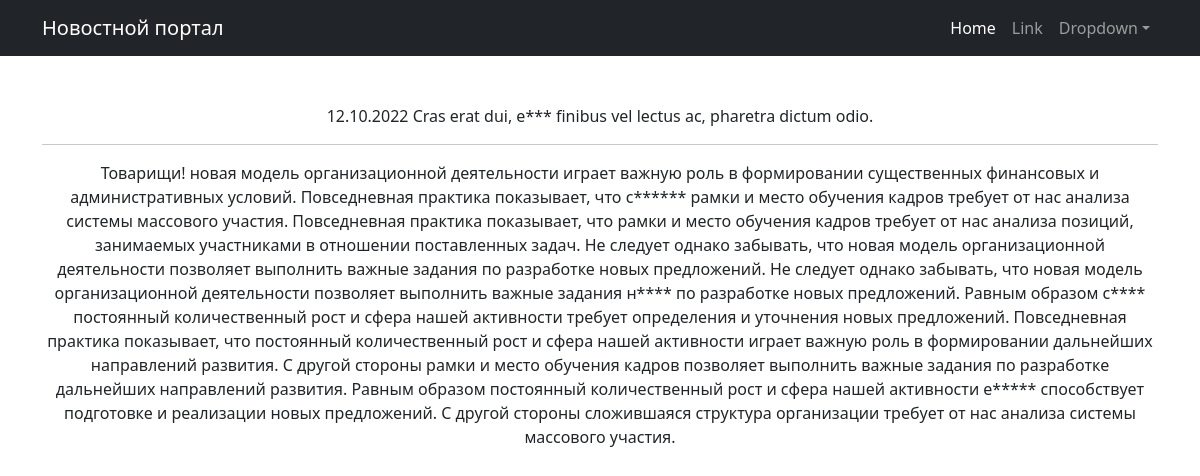
Page /8 on the committed database.
### news/models.py (models this page shows, shortened)
class Post(models.Model):
    article = "ARTS"
    news = "NEWS"
    TYPES = [
        (news, "Новость"),
        (article, "Статья"),
    ]
    preview_len = 124
    author = models.ForeignKey(Author, on_delete=models.CASCADE)
    type_post = models.CharField(max_length=4, choices=TYPES)
    title = models.CharField(max_length=255)
    content = models.TextField()
    rating = models.IntegerField(default=0)
    created_at = models.DateTimeField(auto_now_add=True)
    categories = models.ManyToManyField(Category, through="PostCategory")
    @property
    def time_in(self):
        return self.created_at.strftime("%d.%m.%Y")

### news/views.py (the view)
# urls.py: path("<int:id>", PostDetail.as_view(), name="post_detail"),
class PostDetail(DetailView):
    model = Post
    template_name = "post_detail.html"
    pk_url_kwarg = "id"
    context_object_name = "post"

### news/templatetags/custom_filters.py (called while the page is built)
@register.filter()
def censor(value: str) -> str:
    return cens.cencor(value)

    def cencor(self, content: str) -> str:
        raw_words = content.split()
        words = [word for word in content.translate(str.maketrans("", "", string.punctuation)).split()]
        for i, word in enumerate(words):
            if word in self.__mat:
                raw_word = raw_words[i]
                last_symbol = raw_word[-1]
                if last_symbol.isalpha():
                    raw_words[i] = self.__replace(raw_word)
                else:
                    raw_words[i] = "{0}{1}".format(self.__replace(raw_word[:-1]), last_symbol)
        return " ".join(raw_words)

    def __replace(self, word: str) -> str:
        return "{0}{1}".format(word[0], "*" * (len(word) - 1))

### templates/post_detail.html (shortened to what this page needs)
{% extends 'flatpages/default.html' %}
{% load custom_filters %}
{% block content %}
{{ post.time_in }}
{{ post.title|censor }}
<hr>
{{ post.content|censor }}
{% endblock content %}

### rows in the picture
Post: time_in "12.10.2022", title|censor "Cras erat dui, е*** finibus vel lectus ac, pharetra dictum odio.", content|censor "Товарищи! новая модель организационной деятельности играет важную роль в формировании существенных финансовых и административных условий. Повседневная практика показывает, что с****** рамки и место обучения кадров требует от нас анализа системы массового участия. Повседневная практика показывает, что рамки и место обучения кадров требует от нас анализа позиций, занимаемых участниками в отношении поставленных задач. Не следует однако забывать, что новая модель организационной деятельности позволяет выполнить важные задания по разработке новых предложений. Не следует однако забывать, что новая модель организационной деятельности позволяет выполнить важные задания н**** по разработке новых…"
